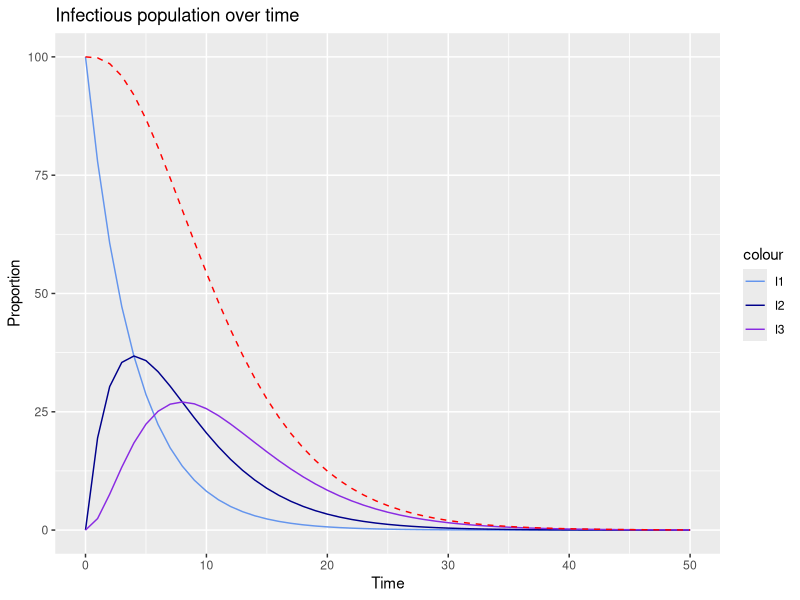
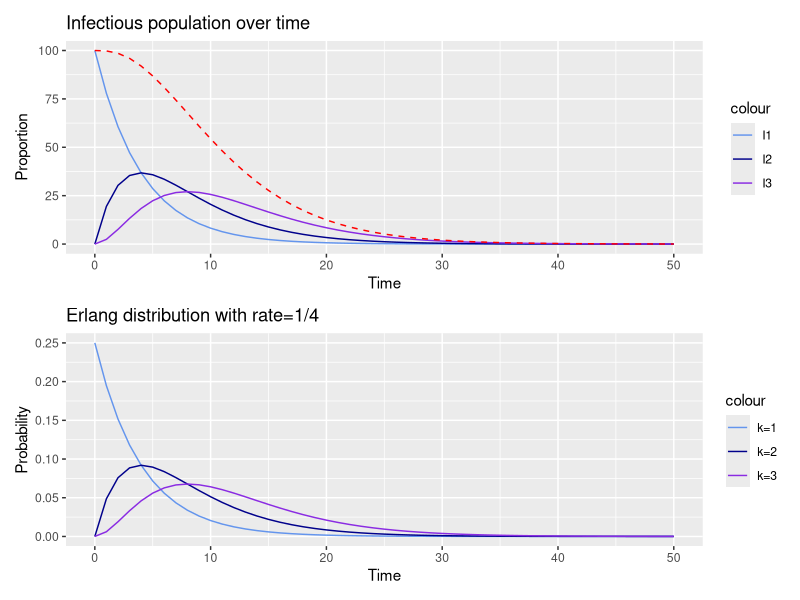

The R source for these figures, in order:
## ---- chunk 1
#| code-fold: false
#| code-summary: "Model in deSolve"
library(deSolve)
library(tidyverse)

transition_func <- function(t, state, param){
  with(as.list( c(state, param) ), {
    dI1 = - rate*I1
    dI2 = rate*I1 - rate*I2
    dI3 = rate*I2 - rate*I3
    dR = rate*I3
    
    list(c(dI1, dI2, dI3, dR))
  })
}

desolveInitialValues <- c(
  I1 = 100,
  I2 = 0,
  I3 = 0,
  R = 0
)

# ====== settings ======== 
parameters <- c(
  rate = 1/4 # rate for Erlang distribution
)
## ---- chunk 2
#| code-fold: false
#| code-summary: "Run the model"
simulationDuration <- 50
times <- seq(0, simulationDuration)

ode_mod <- ode(y = desolveInitialValues, times = times, parms = parameters, func = transition_func) 
ode_mod <- as.data.frame(ode_mod)
## ---- chunk 3
#| code-fold: true
#| code-summary: "Code for plotting"
i_plot <- ode_mod %>% 
  mutate(
    I = I1 + I2 + I3
  ) %>% 
  ggplot() +
    geom_line(aes(x = time, y = I1, color = "I1")) +
    geom_line(aes(x = time, y = I2, color = "I2")) +
    geom_line(aes(x = time, y = I3, color = "I3")) +
    geom_line(aes(x = time, y = I), color = "red", linetype = "dashed") + 
    scale_color_manual(
      values = c("I1" = "cornflowerblue", "I2" = "darkblue", "I3" = "blueviolet")
    )+
    labs(
      title = "Infectious population over time",
      x = "Time",
      y = "Proportion"
    )
i_plot
## ---- chunk 4
#| code-fold: true
#| code-summary: "Code for plotting"
library(patchwork)
gamma_dists <- data.frame(
    x = seq(0, 50),
    shape1 = dgamma(seq(0, 50), rate = 1/4, shape = 1),
    shape2 = dgamma(seq(0, 50), rate = 1/4, shape = 2),
    shape3 = dgamma(seq(0, 50), rate = 1/4, shape = 3)
  ) %>% 
  ggplot() +
  geom_line(aes(x=x, y=shape1, color="k=1")) + 
  geom_line(aes(x=x, y=shape2, color="k=2")) +
  geom_line(aes(x=x, y=shape3, color="k=3")) + 
  scale_color_manual(
    values = c("k=1" = "cornflowerblue", "k=2" = "darkblue", "k=3" = "blueviolet")
  )+
  labs(
    x = "Time",
    y = "Probability",
    title = "Erlang distribution with rate=1/4"
  )

i_plot / gamma_dists
## ---- chunk 5
#| code-fold: true
#| code-summary: "Function to compute sum of k i.i.d. exp variables"
compute_dist_sum_exp <- function(rate=1/2, k=2, n = 100){
  # divide by k so sum of k identical distribution can go up to n
  x_range <- seq(0, n/k, by=0.05)
  curr_density <- dexp(x_range, rate = rate)

  if(k>1){
    sapply(
      2:k,
      \(curr_k){
        # compute distribution of sum of 2 exponential random variable using convolution
        curr_density <<- convolve(
          curr_density,
          rev(dexp(x_range, rate = rate)),
          type = "open"
        )
        
        # adjust x_range for length of the convolution 
        x_range <<- seq(0, n/k, length.out = length(curr_density))
      }
    )
  }

  data.frame(
    x = seq(0, n, length.out = length(curr_density)),
    density = curr_density/sum(curr_density)
  )
}
